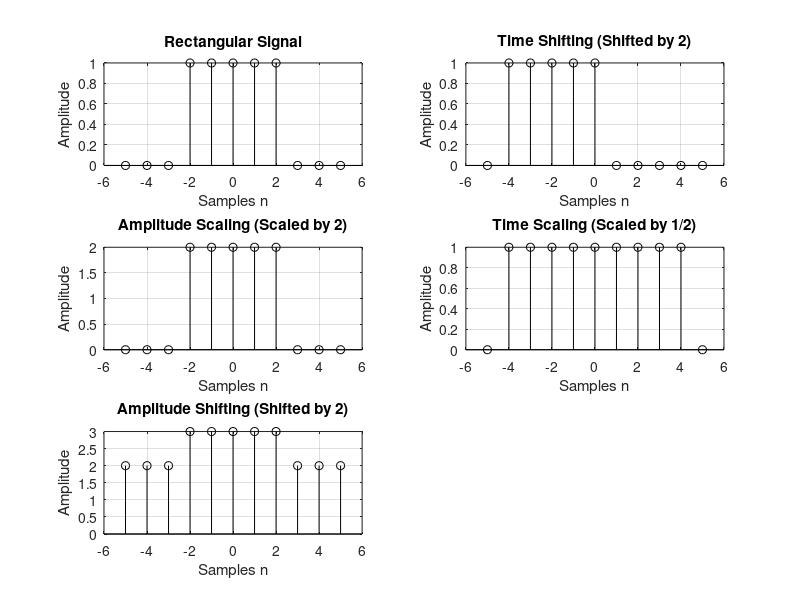

Source code (MATLAB): (Note: this script raises an error after producing the figure.)
clc;
clear;
close all;
figure;

% Range of discrete-time signal 
n = -5:5; 
rectangular_signal = (n >= -2) & (n <= 2);  

% Time Shifting: Shifting by 2
shifted_rectangular = (n + 2 >= -2) & (n + 2 <= 2);  

% Amplitude Scaling: Scaling by 2
scaled_rectangular = 2 * rectangular_signal;  

% Time Scaling: Scaling by 1/2
scaled_time_rectangular = (n / 2 >= -2) & (n / 2 <= 2);  

% Amplitude Shifting: Shifting by 2
shifted_amplitude_rectangular = rectangular_signal + 2; 

subplot(3, 2, 1);
stem(n, rectangular_signal, 'k');
title('Rectangular Signal');
xlabel('Samples n');
ylabel('Amplitude');
grid on;

subplot(3, 2, 2);
stem(n, shifted_rectangular, 'k');
title('Time Shifting (Shifted by 2)');
xlabel('Samples n');
ylabel('Amplitude');
grid on;

subplot(3, 2, 3);
stem(n, scaled_rectangular, 'k');
title('Amplitude Scaling (Scaled by 2)');
xlabel('Samples n');
ylabel('Amplitude');
grid on;

subplot(3, 2, 4);
stem(n, scaled_time_rectangular, 'k');
title('Time Scaling (Scaled by 1/2)');
xlabel('Samples n');
ylabel('Amplitude');
grid on;

subplot(3, 2, 5);
stem(n, shifted_amplitude_rectangular, 'k');
title('Amplitude Shifting (Shifted by 2)');
xlabel('Samples n');
ylabel('Amplitude');
grid on;

sgtitle('Signal Operations');

% Save the figure 
saveas(gcf, 'discrete_signals_operation_plot.png');
